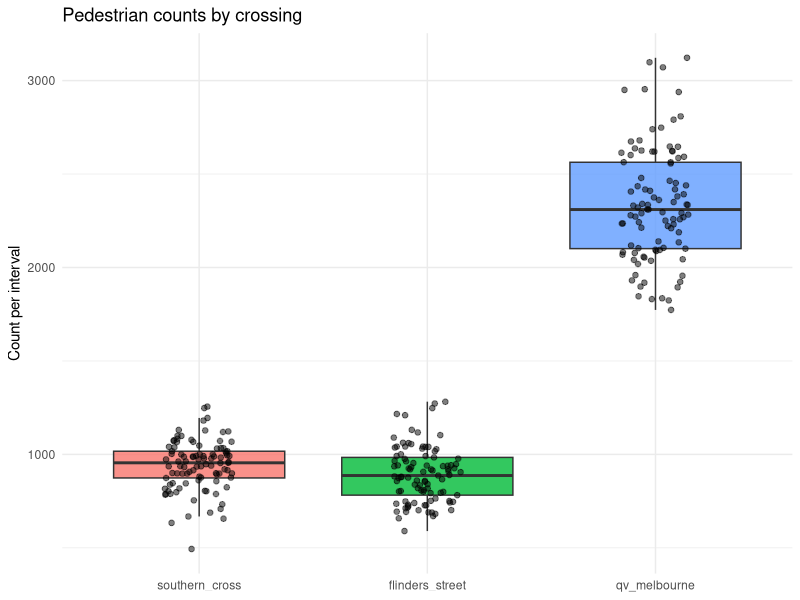
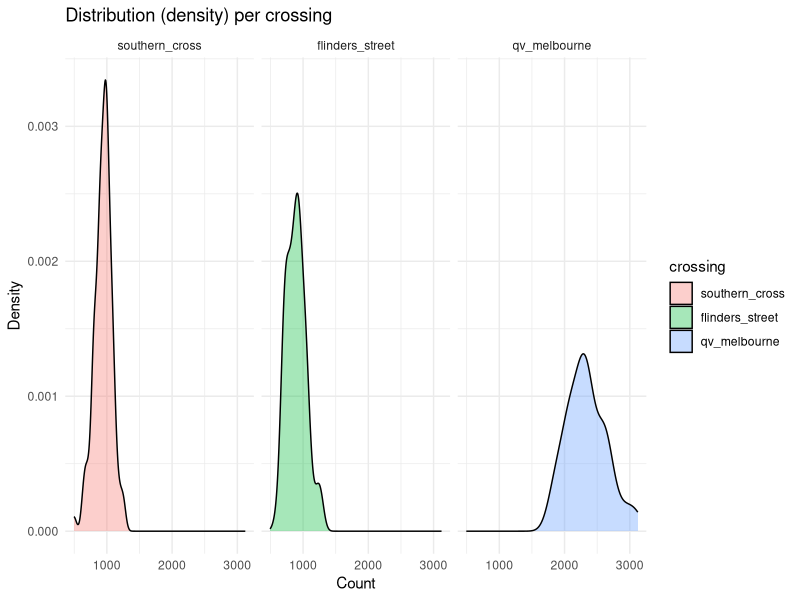
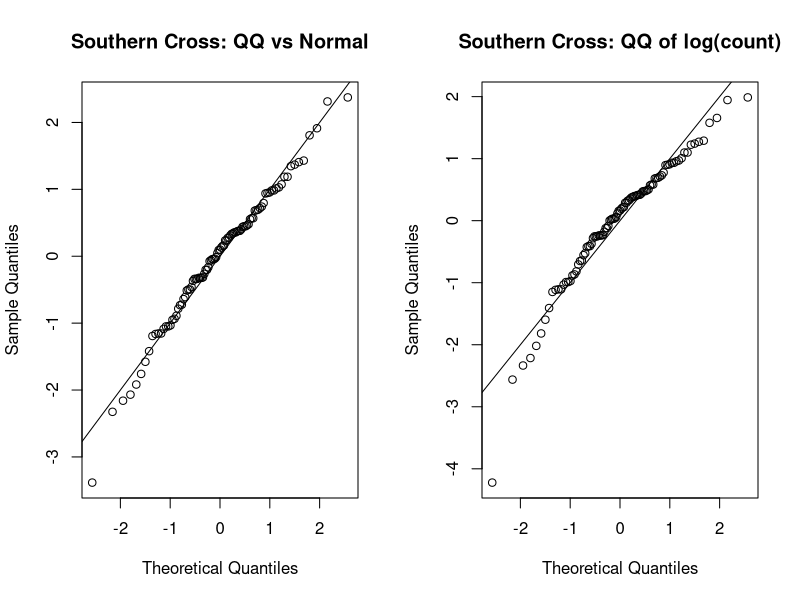
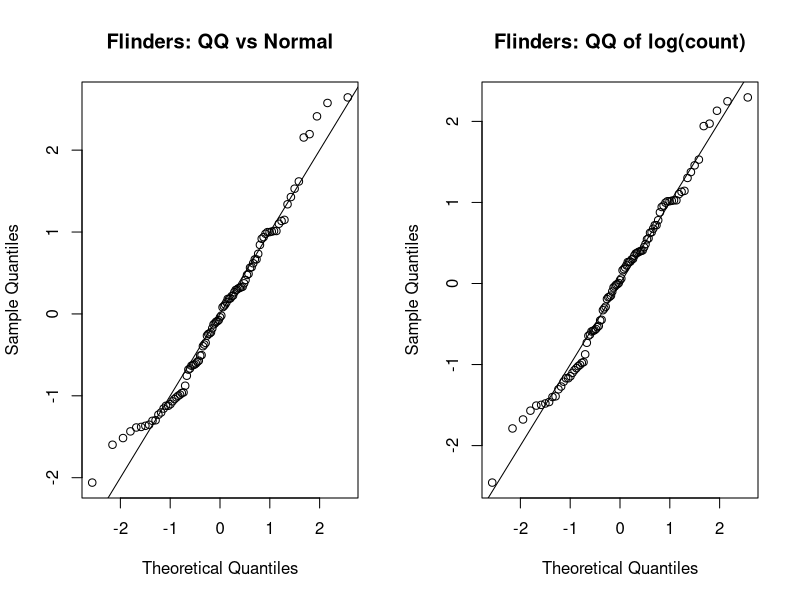
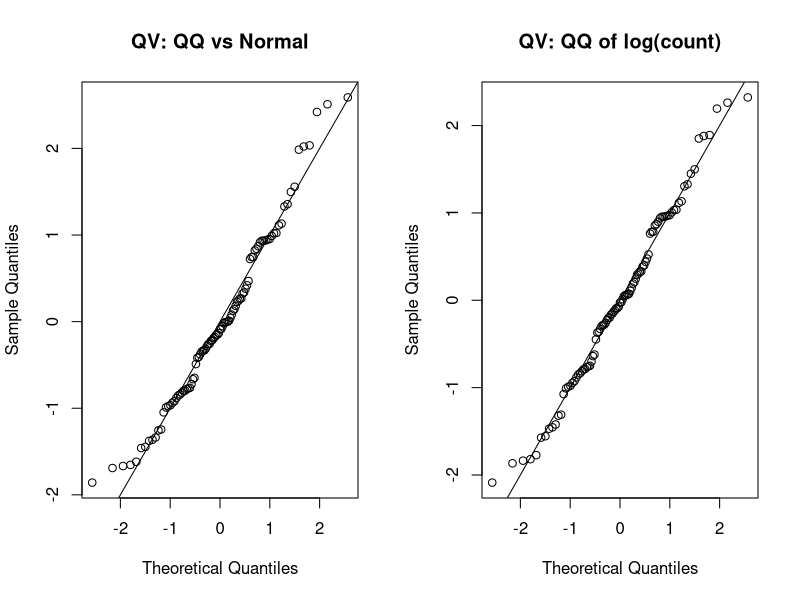

Recreate these plots in R, in order.
## ---- chunk 1
#| label: setup
#| include: false
#| echo: false
#| message: false
#| warning: false

knitr::opts_chunk$set(fig.align = "center", fig.width = 8, fig.height = 5, dpi = 150)

library(tidyverse)
library(boot)
library(MASS)

set.seed(355435)  

B <- 5000
## ---- chunk 2
pedestrian_df <- read.csv(here::here("data/pedestrians.csv"))
## ---- chunk 3
pedestrian_long <- pedestrian_df %>%
  mutate(obs = row_number()) %>%
  pivot_longer(-obs, names_to = "crossing", values_to = "count") %>%
  mutate(crossing = factor(crossing,
                           levels = c("southern_cross","flinders_street","qv_melbourne")))

# Box + jitter (great manager slide)
ggplot(pedestrian_long, aes(x = crossing, y = count, fill = crossing)) +
  geom_boxplot(outlier.shape = NA, alpha = 0.8) +
  geom_jitter(width = 0.15, alpha = 0.5, size = 1.6) +
  labs(title = "Pedestrian counts by crossing", x = NULL, y = "Count per interval") +
  theme_minimal() + theme(legend.position = "none")

# Density (shape of distributions)
ggplot(pedestrian_long, aes(x = count, fill = crossing)) +
  geom_density(alpha = 0.35) +
  facet_wrap(~ crossing, scales = "fixed") +
  labs(title = "Distribution (density) per crossing", x = "Count", y = "Density") +
  theme_minimal()

## ---- chunk 4
desc <- pedestrian_long |>
  group_by(crossing) |>
  summarise(
    n     = n(),
    mean  = mean(count),
    median= median(count),
    sd    = sd(count),
    min   = min(count),
    max   = max(count),
    iqr   = IQR(count),
    .groups = "drop"
)

## ---- chunk 5
# Southern Cross
sc <- pedestrian_df$southern_cross
fit_sc_norm <- fitdistr(sc, "normal")
fit_sc_logn <- fitdistr(sc, "lognormal")
sc_models <- tibble(
  crossing = "southern_cross",
  model    = c("normal","lognormal"),
  logLik   = c(logLik(fit_sc_norm)[1], logLik(fit_sc_logn)[1]),
  
  mean_est = c(
    unname(fit_sc_norm$estimate["mean"]),
    exp(fit_sc_logn$estimate["meanlog"] + 0.5*fit_sc_logn$estimate["sdlog"]^2)),
  
  sd_est   = c(
    unname(fit_sc_norm$estimate["sd"]),
    sqrt((exp(fit_sc_logn$estimate["sdlog"]^2) - 1) *
         exp(2*fit_sc_logn$estimate["meanlog"] + fit_sc_logn$estimate["sdlog"]^2))))

# Flinders Street
fl <- pedestrian_df$flinders_street
fit_fl_norm <- fitdistr(fl, "normal")
fit_fl_logn <- fitdistr(fl, "lognormal")
fl_models <- tibble(
  crossing = "flinders_street",
  model    = c("normal","lognormal"),
  logLik   = c(logLik(fit_fl_norm)[1], logLik(fit_fl_logn)[1]),
  
  mean_est = c(
    unname(fit_fl_norm$estimate["mean"]),
    exp(fit_fl_logn$estimate["meanlog"] + 0.5*fit_fl_logn$estimate["sdlog"]^2)),
  
  sd_est   = c(
    unname(fit_fl_norm$estimate["sd"]),
    sqrt((exp(fit_fl_logn$estimate["sdlog"]^2) - 1) *
         exp(2*fit_fl_logn$estimate["meanlog"] + fit_fl_logn$estimate["sdlog"]^2))))

# QV Melbourne
qv <- pedestrian_df$qv_melbourne
fit_qv_norm <- fitdistr(qv, "normal")
fit_qv_logn <- fitdistr(qv, "lognormal")
qv_models <- tibble::tibble(
  crossing = "qv_melbourne",
  model    = c("normal","lognormal"),
  logLik   = c(logLik(fit_qv_norm)[1], logLik(fit_qv_logn)[1]),
  
  mean_est = c(
    unname(fit_qv_norm$estimate["mean"]),
    exp(fit_qv_logn$estimate["meanlog"] + 0.5*fit_qv_logn$estimate["sdlog"]^2)),
  
  sd_est   = c(
    unname(fit_qv_norm$estimate["sd"]),
    sqrt((exp(fit_qv_logn$estimate["sdlog"]^2) - 1) *
         exp(2*fit_qv_logn$estimate["meanlog"] + fit_qv_logn$estimate["sdlog"]^2))))

mle_fits <- bind_rows(sc_models, fl_models, qv_models) |>
  arrange(crossing, desc(logLik))

mle_fits
## ---- chunk 6
par(mfrow = c(1,2))

# Southern Cross
qqnorm((sc - fit_sc_norm$estimate["mean"])/fit_sc_norm$estimate["sd"],
       main="Southern Cross: QQ vs Normal"); abline(0,1)
qqnorm((log(sc) - fit_sc_logn$estimate["meanlog"])/fit_sc_logn$estimate["sdlog"],
       main="Southern Cross: QQ of log(count)"); abline(0,1)

## Flinders
qqnorm((fl - fit_fl_norm$estimate["mean"]) / fit_fl_norm$estimate["sd"],
       main = "Flinders: QQ vs Normal"); abline(0, 1)

qqnorm((log(fl) - fit_fl_logn$estimate["meanlog"]) / fit_fl_logn$estimate["sdlog"],
       main = "Flinders: QQ of log(count)"); abline(0, 1)


## QV
qqnorm((qv - fit_qv_norm$estimate["mean"]) / fit_qv_norm$estimate["sd"],
       main = "QV: QQ vs Normal"); abline(0, 1)

qqnorm((log(qv) - fit_qv_logn$estimate["meanlog"]) / fit_qv_logn$estimate["sdlog"],
       main = "QV: QQ of log(count)"); abline(0, 1)


## ---- chunk 7

t.test(pedestrian_df$qv_melbourne, pedestrian_df$southern_cross,  paired = TRUE)  # QV - SC
t.test(pedestrian_df$qv_melbourne, pedestrian_df$flinders_street, paired = TRUE)  # QV - FL
t.test(pedestrian_df$southern_cross, pedestrian_df$flinders_street, paired = TRUE) # SC - FL

boot_stat_diff_paired <- function(d, idx){
  dd <- d[idx, , drop = FALSE]
  mean(dd[,1] - dd[,2])                 
}

boot_pair <- function(x, y, B = 5000, conf = 0.95){
  b  <- boot(data = cbind(x, y), statistic = boot_stat_diff_paired, R = B)
  ci <- boot.ci(b, conf = conf, type = "perc")
  tibble(
    est_diff = b$t0,
    se_boot  = sd(b$t),
    lo_perc  = unname(ci$percent[4]),
    hi_perc  = unname(ci$percent[5]))
}

paired_boot_table <- bind_rows(
  boot_pair(pedestrian_df$qv_melbourne,    pedestrian_df$southern_cross)  |> dplyr::mutate(contrast = "QV - SC"),
  boot_pair(pedestrian_df$qv_melbourne,    pedestrian_df$flinders_street) |> dplyr::mutate(contrast = "QV - FL"),
  boot_pair(pedestrian_df$southern_cross,  pedestrian_df$flinders_street) |> dplyr::mutate(contrast = "SC - FL")) |>
  relocate(contrast)
paired_boot_table
## ---- chunk 8
# Bootstrap statistic: empirical 90th percentile 
boot_stat_q90_emp <- function(x, idx) {
  quantile(x[idx], probs = 0.90, type = 7, names = FALSE)
}

boot_ci_emp <- function(x, B = 5000, conf = 0.95){
  b  <- boot(x, statistic = boot_stat_q90_emp, R = B)
  ci <- boot.ci(b, conf = conf, type = "perc")
  tibble(
    q90_hat = quantile(x, 0.90, type = 7, names = FALSE),
    lo      = unname(ci$percent[4]),
    hi      = unname(ci$percent[5]),
    method  = "Empirical (bootstrap percentile)"
  )
}

emp_tbl <- bind_rows(
  boot_ci_emp(pedestrian_df$southern_cross)  |> mutate(crossing = "southern_cross"),
  boot_ci_emp(pedestrian_df$flinders_street) |> mutate(crossing = "flinders_street"),
  boot_ci_emp(pedestrian_df$qv_melbourne)    |> mutate(crossing = "qv_melbourne")
) |> relocate(crossing)
emp_tbl
## ---- chunk 9
set.seed(123)
boot_stat_q90_model <- function(dist = c("normal","lognormal")){
  dist <- match.arg(dist)
  function(x, idx){
    xx <- x[idx]
    if (dist == "normal"){
      fit <- fitdistr(xx, "normal")
      qnorm(0.90, fit$estimate["mean"], fit$estimate["sd"])
    } else {
      fit <- fitdistr(xx, "lognormal")
      qlnorm(0.90, fit$estimate["meanlog"], fit$estimate["sdlog"])
    }
  }
}

boot_ci_model <- function(x, dist, B = 5000, conf = 0.95){
  statfun <- boot_stat_q90_model(dist)
  b  <- boot(x, statistic = statfun, R = B)

  if (dist == "normal"){
    fit <- fitdistr(x, "normal")
    qhat <- qnorm(0.90, fit$estimate["mean"], fit$estimate["sd"])
    lab  <- "Model (Normal)"
  } else {
    fit <- fitdistr(x, "lognormal")
    qhat <- qlnorm(0.90, fit$estimate["meanlog"], fit$estimate["sdlog"])
    lab  <- "Model (Lognormal)"
  }

  ci <- boot.ci(b, conf = conf, type = "perc")
  tibble(
    q90_hat = qhat,
    lo      = unname(ci$percent[4]),
    hi      = unname(ci$percent[5]),
    method  = lab
  )
}

mod_tbl <- bind_rows(
  boot_ci_model(pedestrian_df$southern_cross,  dist = "normal",    B = B) |> mutate(crossing = "southern_cross"),
  boot_ci_model(pedestrian_df$flinders_street, dist = "lognormal", B = B) |> mutate(crossing = "flinders_street"),
  boot_ci_model(pedestrian_df$qv_melbourne,    dist = "lognormal", B = B) |> mutate(crossing = "qv_melbourne")
) |> relocate(crossing)
mod_tbl
